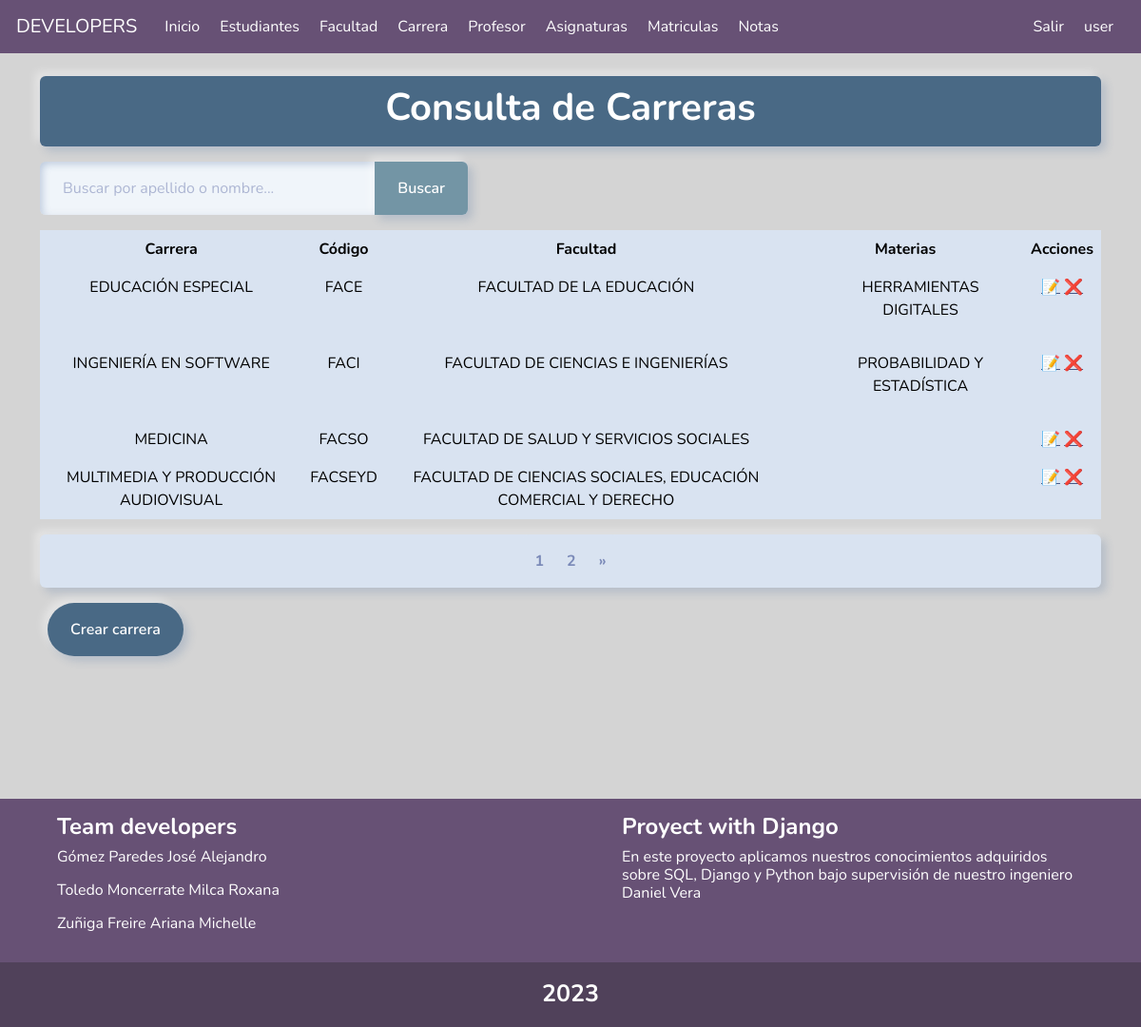
/carrer/ (signed in), run on the app's committed database.
### notas/models.py (models this page shows, shortened)
class Carrer(models.Model):
    codigo_carrera = models.CharField(verbose_name="code", max_length=20)
    nombre = models.CharField(verbose_name="name", max_length=200)
    Facultad = models.ForeignKey(Faculty, on_delete=models.CASCADE)
    materias = models.ManyToManyField(Subject)
    class Meta:
        verbose_name = ('carrer')
        verbose_name_plural = ('carrers')
        ordering = ('nombre',)

class Faculty(models.Model):
    name = models.CharField(verbose_name="name", max_length=200)
    code = models.CharField(verbose_name="code", max_length=20)
    is_active = models.BooleanField(verbose_name="is_active", default=True)
    class Meta:
        verbose_name = ('Faculty')
        verbose_name_plural = ('Faculties')
        ordering = ('name',)
    def __str__(self):
        return f"{self.name}"

class Subject(models.Model):
    name = models.CharField(verbose_name="name", max_length=200)
    code = models.CharField(verbose_name="code", max_length=20)
    semestre = models.IntegerField('semestre', default=1)
    is_active = models.BooleanField(verbose_name="is_active", default=True)

### notas/carrer.py (the view)
# urls.py: path('carrer/', carrer.init, name='carrers'),
@login_required
def init(request):
    print(request)
    context, carrers = None, None
    try:
        query = request.GET.get('q')  # ver
        if query:
            carrers = (Carrer.objects.filter(
                name__icontains=query) or
                Carrer.objects.filter
                (Facultad__icontains=query))
        else:
            carrers = Carrer.objects.all()
        paginator = Paginator(carrers, 4)
        pagina = request.GET.get('page', 1)
        carreras_paginadas = paginator.get_page(pagina)
        context = {
            'carreras': carreras_paginadas,
            'title': 'Consulta de Carreras',
            'paginator': paginator,
            'num_pages': paginator.num_pages,
        }
        return render(request, 'carrera/carrers.html', context)
    except ValueError:
        print(ValueError)
        return render(request, 'carrera/carrers.html',
                      {'title': 'Consulta de carreras',
                       'error': 'Ha ocurrido un error en la consulta'})

### notas/templates/carrera/carrers.html (shortened to what this page needs)
{% extends "base.html" %}
{% load static%}
{% block content %}
 <div class="container">
    <div class="py-2 mt-4 border border-1 shadow rounded text-center color">
        <h1 class="fw-bold text-white text-success">{{title}}</h1>
    </div>
   <div class="mt-3">
        <div class="mt-2 d-flex justify-content-between flex-wrap">
            <form action="" style="max-width: 450px;">
                <div class="input-group">
                    <input type="text" size="100" class="form-control" placeholder="Buscar por apellido o nombre..." name="q" value="{{ request.GET.q }}">
                    <button class="btn botones text-white" data-bs-toggle="tooltip" data-bs-title="Escriba parte del codigo o nombre y click en buscar">
                        Buscar
                    </button>
                </div>
            </form>
        </div>
  </div>
  <div class="table-responsive mt-3">
     <table class="table table-borderless table-fluid">
    <thead class="text-center text-light ">
      <tr >
        <th>Carrera</th>
        <th>Código</th>
        <th>Facultad</th>
        <th>Materias</th>
        <th>Acciones</th>
      </tr>
    </thead>
    <tbody>
      {% for carrera in carreras %}
      <tr>
        <td style="text-align: center;">{{carrera.nombre|upper}}</td>
        <td style="text-align: center;">{{carrera.codigo_carrera|upper}}</td>
        <td style="text-align: center;">{{carrera.Facultad|upper}}</td>
        <td style="text-align: center;"><ul style="list-style-type:none">
          {% for materia in carrera.materias.all %}
          <li> {{materia.name}} </li>
          {% endfor %}
        </ul></td>
        <td style="text-align: center;">
          <a href="{% url 'update_carrer' carrera.id %}" data-bs-toggle="tooltip" data-bs-title="Editar carrera">📝</a>
          <a href="{% url 'delete_carrer' carrera.id %}" data-bs-toggle="tooltip" data-bs-title="Eliminar carrera">❌</a>
        </td>
      </tr>
    {% endfor %}
    </tbody>
     </table>
  </div>
  {% if paginator.num_pages > 1 %}
    <ul class="pagination">
        {% for page_num in paginator.page_range %}
            <li class="page-item text-danger fw-bold {% if page_num == pagina %}active{% endif %}">
                <a class="page-link fw-bold" href="{% url 'carrers' %}?page={{ page_num }}">{{ page_num }}</a>
            </li>
        {% endfor %}
        <li class="page-item">
            <a class="page-link fw-bold" href="{% url 'carrers' %}?page={{ paginator.num_pages }}">&raquo;</a>
        </li>
    </ul>
  {% endif %}
  <div class="m-2">
    <a href="{% url 'create_carrer' %}" class="btn color text-white" data-bs-toggle="tooltip" data-bs-title="Ingresar un nueva facultad">
        Crear carrera
    </a>
  </div>
</div>
{% endblock content %}

### notas/templates/base.html (shortened to what this page needs)
<!DOCTYPE html>
<html lang="es">
  <head>
    {% load static%}
    <link rel="stylesheet" href={% static 'css/bootstrap.min.css' %}>
    <link rel="stylesheet" href={% static 'css/estilos.css' %}>
  </head>
  <body class="fondo">
    <div>
        <nav class="navbar navbar-expand-lg " data-bs-theme="dark">
      <div class="container-fluid"  class="navbar">
        <a class="navbar-brand" href="#">DEVELOPERS</a>
        <div class="collapse navbar-collapse" id="navbarColor01">
          <ul class="navbar-nav me-auto">
            <li class="nav-item">
              <a class="nav-link active" href={% url 'home' %}>Inicio
            </li>
            <li class="nav-item">
              <a class="nav-link" href={% url 'students' %}>Estudiantes</a>
            </li>
            <li class="nav-item">
              <a class="nav-link" href={%url 'faculty'%}>Facultad</a>
            </li>
            <li class="nav-item">
              <a class="nav-link" href="{%url 'carrers'%}">Carrera</a>
            </li>
            <li class="nav-item">
              <a class="nav-link" href={% url 'teachers'%}>Profesor</a>
            </li>
            <li class="nav-item">
              <a class="nav-link" href={%url 'subjects'%}>Asignaturas</a>
            </li>
            <li class="nav-item">
              <a class="nav-link" href={%url 'enroll'%}>Matriculas</a>
            </li>
            <li class="nav-item">
              <a class="nav-link" href={%url 'calification'%}>Notas</a>
            </li>
          </ul>
          <ul class="navbar-nav me-right">
            {% if user.is_authenticated %}
              <li class="nav-item">
                <a class="nav-link" href={% url 'logout' %}>Salir</a>
              </li>
              <li class="nav-item nav-link">
                {{user.username}} <img src="{{user.userprofile.photo.url}}" style="width:50px; heigth:50px">
              </li>
            {% else %}
                  <li class="nav-item" ><a class="nav-link" href={% url 'login' %}>Iniciar Sesion</a></li>
            {% endif %}
          </ul>
        </div>
      </div>
    </nav>
    </div>
    {% block content %}
    {% endblock content %}
    {% include 'footer.html' %}
  </body>
</html>

### static/css/estilos.css (style rules this page uses)
.fondo { background-color: rgb(212, 212, 212) }
.navbar { background-color: #675175; text-indent: 5px; }
.nav-link { color: #fff; }
.color { background-color: #496985; }
.botones { background: #7395a5; }

### data on the page
Carrer: nombre "EDUCACIÓN ESPECIAL", codigo_carrera "FACE", Facultad "FACULTAD DE LA EDUCACIÓN"
Subject: name "HERRAMIENTAS DIGITALES"
Carrer: nombre "INGENIERÍA EN SOFTWARE", codigo_carrera "FACI", Facultad "FACULTAD DE CIENCIAS E INGENIERÍAS"
Subject: name "PROBABILIDAD Y ESTADÍSTICA"
Carrer: nombre "MEDICINA", codigo_carrera "FACSO", Facultad "FACULTAD DE SALUD Y SERVICIOS SOCIALES"
Carrer: nombre "MULTIMEDIA Y PRODUCCIÓN AUDIOVISUAL", codigo_carrera "FACSEYD", Facultad "FACULTAD DE CIENCIAS SOCIALES, EDUCACIÓN COMERCIAL Y DERECHO"

### other printed values
{{ user.username }} "user"
{{ title }} "Consulta de Carreras"
{{ page_num }} "1" "2"
